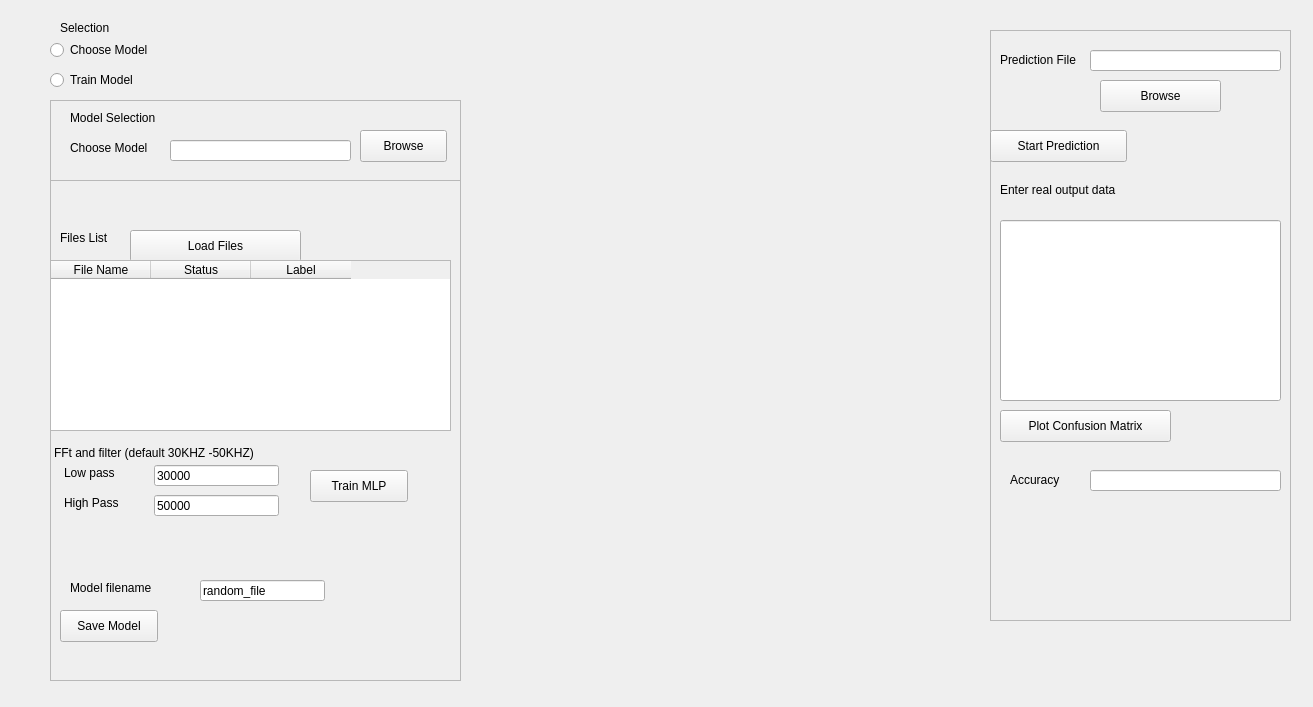
<?xml version="1.0" encoding="UTF-8"?>
<ui version="4.0">
 <class>Form</class>
 <widget class="QWidget" name="Form">
  <property name="geometry">
   <rect>
    <x>0</x>
    <y>0</y>
    <width>1313</width>
    <height>707</height>
   </rect>
  </property>
  <property name="windowTitle">
   <string>Form</string>
  </property>
  <widget class="QRadioButton" name="radio_choose_model">
   <property name="geometry">
    <rect>
     <x>50</x>
     <y>40</y>
     <width>161</width>
     <height>20</height>
    </rect>
   </property>
   <property name="text">
    <string>Choose Model</string>
   </property>
  </widget>
  <widget class="QRadioButton" name="radio_choose_train_model">
   <property name="geometry">
    <rect>
     <x>50</x>
     <y>70</y>
     <width>161</width>
     <height>20</height>
    </rect>
   </property>
   <property name="text">
    <string>Train Model</string>
   </property>
  </widget>
  <widget class="QLabel" name="label_load_2">
   <property name="geometry">
    <rect>
     <x>60</x>
     <y>20</y>
     <width>76</width>
     <height>16</height>
    </rect>
   </property>
   <property name="text">
    <string>Selection</string>
   </property>
  </widget>
  <widget class="QFrame" name="model_frame">
   <property name="geometry">
    <rect>
     <x>50</x>
     <y>100</y>
     <width>411</width>
     <height>81</height>
    </rect>
   </property>
   <property name="frameShape">
    <enum>QFrame::StyledPanel</enum>
   </property>
   <property name="frameShadow">
    <enum>QFrame::Raised</enum>
   </property>
   <widget class="QLabel" name="label_choose_model">
    <property name="geometry">
     <rect>
      <x>20</x>
      <y>40</y>
      <width>101</width>
      <height>16</height>
     </rect>
    </property>
    <property name="text">
     <string>Choose Model</string>
    </property>
   </widget>
   <widget class="QLineEdit" name="browse_model_input">
    <property name="geometry">
     <rect>
      <x>120</x>
      <y>40</y>
      <width>181</width>
      <height>21</height>
     </rect>
    </property>
   </widget>
   <widget class="QPushButton" name="browse_model">
    <property name="geometry">
     <rect>
      <x>310</x>
      <y>30</y>
      <width>87</width>
      <height>32</height>
     </rect>
    </property>
    <property name="text">
     <string>Browse</string>
    </property>
   </widget>
   <widget class="QLabel" name="lable_title">
    <property name="geometry">
     <rect>
      <x>20</x>
      <y>10</y>
      <width>171</width>
      <height>16</height>
     </rect>
    </property>
    <property name="text">
     <string>Model Selection</string>
    </property>
   </widget>
  </widget>
  <widget class="QFrame" name="train_frame">
   <property name="geometry">
    <rect>
     <x>50</x>
     <y>180</y>
     <width>411</width>
     <height>501</height>
    </rect>
   </property>
   <property name="frameShape">
    <enum>QFrame::StyledPanel</enum>
   </property>
   <property name="frameShadow">
    <enum>QFrame::Raised</enum>
   </property>
   <widget class="QLabel" name="label_load">
    <property name="geometry">
     <rect>
      <x>10</x>
      <y>50</y>
      <width>76</width>
      <height>16</height>
     </rect>
    </property>
    <property name="text">
     <string>Files List</string>
    </property>
   </widget>
   <widget class="QPushButton" name="btn_load_file">
    <property name="geometry">
     <rect>
      <x>80</x>
      <y>50</y>
      <width>171</width>
      <height>32</height>
     </rect>
    </property>
    <property name="text">
     <string>Load Files</string>
    </property>
   </widget>
   <widget class="QTableWidget" name="table_widget">
    <property name="geometry">
     <rect>
      <x>0</x>
      <y>80</y>
      <width>401</width>
      <height>171</height>
     </rect>
    </property>
    <property name="minimumSize">
     <size>
      <width>401</width>
      <height>0</height>
     </size>
    </property>
    <property name="maximumSize">
     <size>
      <width>401</width>
      <height>16777215</height>
     </size>
    </property>
    <column>
     <property name="text">
      <string>File Name</string>
     </property>
    </column>
    <column>
     <property name="text">
      <string>Status</string>
     </property>
    </column>
    <column>
     <property name="text">
      <string>Label</string>
     </property>
    </column>
   </widget>
   <widget class="QPushButton" name="btn_train">
    <property name="geometry">
     <rect>
      <x>260</x>
      <y>290</y>
      <width>98</width>
      <height>32</height>
     </rect>
    </property>
    <property name="text">
     <string>Train MLP</string>
    </property>
   </widget>
   <widget class="QLabel" name="label_8">
    <property name="geometry">
     <rect>
      <x>14</x>
      <y>285</y>
      <width>57</width>
      <height>16</height>
     </rect>
    </property>
    <property name="text">
     <string>Low pass</string>
    </property>
   </widget>
   <widget class="QLineEdit" name="txt_high_pass">
    <property name="geometry">
     <rect>
      <x>104</x>
      <y>315</y>
      <width>125</width>
      <height>21</height>
     </rect>
    </property>
    <property name="text">
     <string>50000</string>
    </property>
   </widget>
   <widget class="QLabel" name="label_10">
    <property name="geometry">
     <rect>
      <x>4</x>
      <y>265</y>
      <width>237</width>
      <height>16</height>
     </rect>
    </property>
    <property name="text">
     <string>FFt and filter (default 30KHZ -50KHZ)</string>
    </property>
   </widget>
   <widget class="QLabel" name="label_9">
    <property name="geometry">
     <rect>
      <x>14</x>
      <y>315</y>
      <width>61</width>
      <height>16</height>
     </rect>
    </property>
    <property name="text">
     <string>High Pass</string>
    </property>
   </widget>
   <widget class="QLineEdit" name="txt_low_pass">
    <property name="geometry">
     <rect>
      <x>104</x>
      <y>285</y>
      <width>125</width>
      <height>21</height>
     </rect>
    </property>
    <property name="text">
     <string>30000</string>
    </property>
   </widget>
   <widget class="QPushButton" name="btn_save_model">
    <property name="geometry">
     <rect>
      <x>10</x>
      <y>430</y>
      <width>98</width>
      <height>32</height>
     </rect>
    </property>
    <property name="text">
     <string>Save Model</string>
    </property>
   </widget>
   <widget class="QLineEdit" name="txt_model_filename">
    <property name="geometry">
     <rect>
      <x>150</x>
      <y>400</y>
      <width>125</width>
      <height>21</height>
     </rect>
    </property>
    <property name="text">
     <string>random_file</string>
    </property>
   </widget>
   <widget class="QLabel" name="model_filename">
    <property name="geometry">
     <rect>
      <x>20</x>
      <y>400</y>
      <width>111</width>
      <height>16</height>
     </rect>
    </property>
    <property name="text">
     <string>Model filename</string>
    </property>
   </widget>
  </widget>
  <widget class="QFrame" name="prediction_frame">
   <property name="geometry">
    <rect>
     <x>990</x>
     <y>30</y>
     <width>301</width>
     <height>591</height>
    </rect>
   </property>
   <property name="frameShape">
    <enum>QFrame::StyledPanel</enum>
   </property>
   <property name="frameShadow">
    <enum>QFrame::Raised</enum>
   </property>
   <widget class="QLabel" name="label_4">
    <property name="geometry">
     <rect>
      <x>10</x>
      <y>20</y>
      <width>121</width>
      <height>20</height>
     </rect>
    </property>
    <property name="text">
     <string>Prediction File</string>
    </property>
   </widget>
   <widget class="QLineEdit" name="txt_predict">
    <property name="geometry">
     <rect>
      <x>100</x>
      <y>20</y>
      <width>191</width>
      <height>21</height>
     </rect>
    </property>
   </widget>
   <widget class="QPushButton" name="btn_load_predict_file">
    <property name="geometry">
     <rect>
      <x>110</x>
      <y>50</y>
      <width>121</width>
      <height>32</height>
     </rect>
    </property>
    <property name="text">
     <string>Browse</string>
    </property>
   </widget>
   <widget class="QPushButton" name="btn_predict">
    <property name="geometry">
     <rect>
      <x>0</x>
      <y>100</y>
      <width>137</width>
      <height>32</height>
     </rect>
    </property>
    <property name="text">
     <string>Start Prediction</string>
    </property>
   </widget>
   <widget class="QLabel" name="label_5">
    <property name="geometry">
     <rect>
      <x>10</x>
      <y>150</y>
      <width>181</width>
      <height>20</height>
     </rect>
    </property>
    <property name="text">
     <string>Enter real output data</string>
    </property>
   </widget>
   <widget class="QPushButton" name="btn_plot_confusion">
    <property name="geometry">
     <rect>
      <x>10</x>
      <y>380</y>
      <width>171</width>
      <height>32</height>
     </rect>
    </property>
    <property name="text">
     <string>Plot Confusion Matrix</string>
    </property>
   </widget>
   <widget class="QLineEdit" name="txt_real_result">
    <property name="geometry">
     <rect>
      <x>10</x>
      <y>190</y>
      <width>281</width>
      <height>181</height>
     </rect>
    </property>
   </widget>
   <widget class="QLineEdit" name="txt_accuracy">
    <property name="geometry">
     <rect>
      <x>100</x>
      <y>440</y>
      <width>191</width>
      <height>21</height>
     </rect>
    </property>
   </widget>
   <widget class="QLabel" name="label_6">
    <property name="geometry">
     <rect>
      <x>20</x>
      <y>440</y>
      <width>91</width>
      <height>20</height>
     </rect>
    </property>
    <property name="text">
     <string>Accuracy</string>
    </property>
   </widget>
  </widget>
  <zorder>model_frame</zorder>
  <zorder>radio_choose_model</zorder>
  <zorder>radio_choose_train_model</zorder>
  <zorder>label_load_2</zorder>
  <zorder>train_frame</zorder>
  <zorder>prediction_frame</zorder>
 </widget>
 <resources/>
 <connections/>
</ui>
